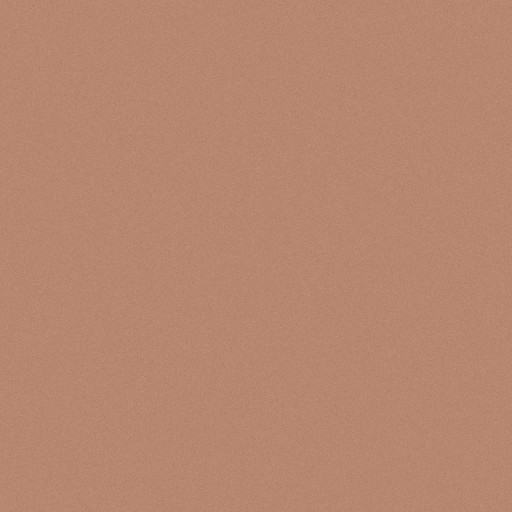
#> input picture examples/oldface/assets/head_albedo.jpg, 512 x 512 px, found by its file name; the run also reads 1 picture not shown here
$ python age_scan_textures.py ../../assets/head_albedo.jpg
#> lines starting #> are read from the running program, lines starting #| are printed output that depends on the picture; long printed decimals are rounded
import os
import sys
import math
import numpy as np
from PIL import Image

# 첫 버전 샘플(createAgedImages)의 노화 처리를 스캔 UV 공간에서 오프라인으로 수행한다.
# 좌표는 1024 알베도 레이아웃(원점 좌상) 기준, 출력은 2048 알베도 + 4096 디스플레이스먼트(주름 골 합성).
scratch = sys.argv[1]
scan_dir = os.path.join(scratch, "scan")
SIZE = 2048
SCALE = SIZE / 1024.0

def clamp(value, low, high):
    return np.minimum(np.maximum(value, low), high)

def smoothstep(edge0, edge1, value):
    normalized = clamp((value - edge0) / (edge1 - edge0), 0.0, 1.0)
    return normalized * normalized * (3.0 - 2.0 * normalized)

def mix(a, b, t):
    return a + (b - a) * t

def hash_noise(x, y):
    value = np.sin(x * 127.1 + y * 311.7) * 43758.5453
    return value - np.floor(value)

def value_noise(x, y):
    cell_x = np.floor(x)
    cell_y = np.floor(y)
    fraction_x = x - cell_x
    fraction_y = y - cell_y
    weight_x = fraction_x * fraction_x * (3.0 - 2.0 * fraction_x)
    weight_y = fraction_y * fraction_y * (3.0 - 2.0 * fraction_y)
    value00 = hash_noise(cell_x, cell_y)
    value10 = hash_noise(cell_x + 1.0, cell_y)
    value01 = hash_noise(cell_x, cell_y + 1.0)
    value11 = hash_noise(cell_x + 1.0, cell_y + 1.0)
    value_x0 = value00 + (value10 - value00) * weight_x
    value_x1 = value01 + (value11 - value01) * weight_x
    return value_x0 + (value_x1 - value_x0) * weight_y

# 1024 레이아웃 좌표 격자
grid_y, grid_x = np.mgrid[0:SIZE, 0:SIZE]
X = (grid_x + 0.5) / SCALE
Y = (grid_y + 0.5) / SCALE

def ellipse_mask(center_x, center_y, radius_x, radius_y):
    normalized_x = (X - center_x) / radius_x
    normalized_y = (Y - center_y) / radius_y
    distance = np.sqrt(normalized_x * normalized_x + normalized_y * normalized_y)
    return 1.0 - smoothstep(0.72, 1.0, distance)

random_seed = [7]
def next_random():
    random_seed[0] = (random_seed[0] * 16807) % 2147483647
    return random_seed[0] / 2147483647.0

def composite_patch(layer, x0, y0, alpha_patch):
    height, width = alpha_patch.shape
    x1 = x0 + width
    y1 = y0 + height
    if x0 >= SIZE or y0 >= SIZE or x1 <= 0 or y1 <= 0:
        return
    sx0 = max(0, -x0)
    sy0 = max(0, -y0)
    dx0 = max(0, x0)
    dy0 = max(0, y0)
    dx1 = min(SIZE, x1)
    dy1 = min(SIZE, y1)
    patch = alpha_patch[sy0:sy0 + (dy1 - dy0), sx0:sx0 + (dx1 - dx0)]
    region = layer[dy0:dy1, dx0:dx1]
    region += patch * (1.0 - region)

def draw_segment(layer, ax, ay, bx, by, width, alpha):
    # 둥근 끝의 선분 (좌표 / 폭은 2048 픽셀 단위)
    half = width * 0.5
    x0 = int(math.floor(min(ax, bx) - half - 1.5))
    y0 = int(math.floor(min(ay, by) - half - 1.5))
    x1 = int(math.ceil(max(ax, bx) + half + 1.5))
    y1 = int(math.ceil(max(ay, by) + half + 1.5))
    if x1 <= x0 or y1 <= y0:
        return
    py, px = np.mgrid[y0:y1, x0:x1]
    px = px + 0.5
    py = py + 0.5
    dx = bx - ax
    dy = by - ay
    length_squared = dx * dx + dy * dy
    if length_squared > 0.0:
        t = clamp(((px - ax) * dx + (py - ay) * dy) / length_squared, 0.0, 1.0)
    else:
        t = np.zeros_like(px)
    distance = np.sqrt((px - (ax + dx * t)) ** 2 + (py - (ay + dy * t)) ** 2)
    coverage = clamp(half + 0.5 - distance, 0.0, 1.0)
    composite_patch(layer, x0, y0, coverage * alpha)

wrinkle_seed = [0]
def stroke_wrinkle(layer, points, width, alpha, waviness):
    wrinkle_seed[0] += 1
    sample_count = 16
    samples = []
    for sample_index in range(sample_count + 1):
        t = sample_index / sample_count
        if len(points) == 3:
            x = (1 - t) * (1 - t) * points[0][0] + 2 * (1 - t) * t * points[1][0] + t * t * points[2][0]
            y = (1 - t) * (1 - t) * points[0][1] + 2 * (1 - t) * t * points[1][1] + t * t * points[2][1]
        else:
            x = points[0][0] + (points[1][0] - points[0][0]) * t
            y = points[0][1] + (points[1][1] - points[0][1]) * t
        samples.append([x, y])
    for sample_index in range(sample_count + 1):
        previous = samples[max(sample_index - 1, 0)]
        following = samples[min(sample_index + 1, sample_count)]
        tangent_x = following[0] - previous[0]
        tangent_y = following[1] - previous[1]
        tangent_length = math.sqrt(tangent_x * tangent_x + tangent_y * tangent_y) or 1.0
        noise = float(value_noise(wrinkle_seed[0] * 3.1 + sample_index * 0.55, wrinkle_seed[0] * 0.73)) - 0.5
        samples[sample_index][0] += -tangent_y / tangent_length * noise * waviness * 2
        samples[sample_index][1] += tangent_x / tangent_length * noise * waviness * 2
    for sample_index in range(sample_count):
        t = (sample_index + 0.5) / sample_count
        taper = 0.2 + 0.8 * math.pow(math.sin(t * math.pi), 0.6)
        a = samples[sample_index]
        b = samples[sample_index + 1]
        for width_factor, alpha_factor in ((5.0, 0.05), (2.6, 0.1), (1.0, 0.5)):
            draw_segment(layer, a[0] * SCALE, a[1] * SCALE, b[0] * SCALE, b[1] * SCALE, width * taper * width_factor * SCALE, alpha * taper * alpha_factor)

albedo = np.asarray(Image.open(os.path.join(scan_dir, "head_albedo.jpg")).convert("RGB").resize((SIZE, SIZE), Image.LANCZOS)).astype(np.float32) / 255.0
average_size = SIZE // 8
average = np.asarray(Image.open(os.path.join(scan_dir, "head_albedo.jpg")).convert("RGB").resize((average_size, average_size), Image.LANCZOS)).astype(np.float32) / 255.0

# 검버섯 레이어
spot_layer = np.zeros((SIZE, SIZE), dtype=np.float32)
spot_regions = [[512, 420, 290, 320], [512, 150, 340, 120], [512, 700, 250, 110], [250, 500, 190, 240], [774, 500, 190, 240]]
for spot_index in range(320):
    region = spot_regions[int(next_random() * len(spot_regions))]
    angle = next_random() * math.pi * 2
    reach = math.sqrt(next_random())
    spot_x = region[0] + math.cos(angle) * reach * region[2]
    spot_y = region[1] + math.sin(angle) * reach * region[3]
    spot_radius = 1.6 + next_random() * next_random() * 8
    spot_alpha = 0.25 + next_random() * 0.55
    ratio = 0.7 + next_random() * 0.5
    radius_pixels = spot_radius * SCALE
    x0 = int(math.floor(spot_x * SCALE - radius_pixels - 2))
    y0 = int(math.floor(spot_y * SCALE - radius_pixels - 2))
    extent = int(math.ceil(radius_pixels * 2 + 4))
    py, px = np.mgrid[y0:y0 + extent, x0:x0 + extent]
    u = (px + 0.5 - spot_x * SCALE)
    v = (py + 0.5 - spot_y * SCALE)
    cos_a = math.cos(angle)
    sin_a = math.sin(angle)
    ru = u * cos_a + v * sin_a
    rv = -u * sin_a + v * cos_a
    inside = np.sqrt((ru / radius_pixels) ** 2 + (rv / (radius_pixels * ratio)) ** 2) <= 1.0
    circular = np.sqrt(u * u + v * v) / radius_pixels
    gradient = np.where(circular < 0.55, 1.0 - (circular / 0.55) * 0.3, clamp((1.0 - circular) / 0.45, 0.0, 1.0) * 0.7)
    composite_patch(spot_layer, x0, y0, (gradient * spot_alpha * inside).astype(np.float32))

# 주름 레이어
wrinkle_layer = np.zeros((SIZE, SIZE), dtype=np.float32)
stroke_wrinkle(wrinkle_layer, [[392, 172], [512, 150], [640, 172]], 2.2, 0.7, 3.4)
stroke_wrinkle(wrinkle_layer, [[352, 200], [512, 176], [676, 200]], 2.5, 0.8, 3.2)
stroke_wrinkle(wrinkle_layer, [[404, 226], [512, 204], [616, 226]], 2.2, 0.68, 3.4)
stroke_wrinkle(wrinkle_layer, [[342, 232], [372, 226], [404, 230]], 1.5, 0.4, 2)
stroke_wrinkle(wrinkle_layer, [[620, 230], [652, 226], [684, 232]], 1.5, 0.4, 2)
stroke_wrinkle(wrinkle_layer, [[430, 246], [512, 232], [596, 246]], 1.4, 0.32, 2.6)
stroke_wrinkle(wrinkle_layer, [[430, 186], [470, 180], [510, 186]], 1.1, 0.24, 2)
stroke_wrinkle(wrinkle_layer, [[540, 212], [590, 206], [640, 212]], 1.1, 0.24, 2)
stroke_wrinkle(wrinkle_layer, [[497, 246], [494, 270], [500, 296]], 1.8, 0.55, 1)
stroke_wrinkle(wrinkle_layer, [[527, 246], [530, 270], [524, 296]], 1.8, 0.55, 1)
crow_feet = [[40, -15, 1.5, 0.5], [44, 3, 1.7, 0.55], [38, 21, 1.5, 0.5], [28, 34, 1.2, 0.3]]
for corner in ([372, -1], [655, 1]):
    for foot in crow_feet:
        stroke_wrinkle(wrinkle_layer, [[corner[0], 300], [corner[0] + corner[1] * foot[0] * 0.5, 300 + foot[1] * 0.5], [corner[0] + corner[1] * foot[0], 300 + foot[1]]], foot[2], foot[3], 1.2)
stroke_wrinkle(wrinkle_layer, [[395, 338], [440, 352], [485, 340]], 1.3, 0.35, 1.2)
stroke_wrinkle(wrinkle_layer, [[540, 340], [585, 352], [630, 338]], 1.3, 0.35, 1.2)
stroke_wrinkle(wrinkle_layer, [[400, 352], [440, 364], [480, 354]], 1.1, 0.22, 1.2)
stroke_wrinkle(wrinkle_layer, [[545, 354], [585, 364], [625, 352]], 1.1, 0.22, 1.2)
stroke_wrinkle(wrinkle_layer, [[462, 428], [444, 468], [450, 506]], 3.2, 0.5, 1.6)
stroke_wrinkle(wrinkle_layer, [[562, 428], [580, 468], [574, 506]], 3.2, 0.5, 1.6)
stroke_wrinkle(wrinkle_layer, [[442, 486], [434, 515], [438, 546]], 1.4, 0.2, 1.6)
stroke_wrinkle(wrinkle_layer, [[583, 486], [591, 515], [587, 546]], 1.4, 0.2, 1.6)
stroke_wrinkle(wrinkle_layer, [[468, 512], [512, 524], [556, 512]], 1.5, 0.35, 1.6)
for lip_x in (484, 496, 508, 520, 532, 542):
    stroke_wrinkle(wrinkle_layer, [[lip_x, 446], [lip_x, 462]], 1.1, 0.32, 0.6)
for neck_y in (694, 728):
    stroke_wrinkle(wrinkle_layer, [[392, neck_y - 6], [512, neck_y + 10], [636, neck_y - 6]], 2.2, 0.26, 3)

# 미세 잔주름 레이어
crinkle_layer = np.zeros((SIZE, SIZE), dtype=np.float32)
crinkle_regions = [[400, 425, 80, 70], [624, 425, 80, 70], [512, 190, 160, 55], [512, 720, 130, 60], [352, 305, 36, 36], [672, 305, 36, 36]]
for crinkle_index in range(1400):
    region = crinkle_regions[int(next_random() * len(crinkle_regions))]
    angle = next_random() * math.pi * 2
    reach = math.sqrt(next_random())
    start_x = region[0] + math.cos(angle) * reach * region[2]
    start_y = region[1] + math.sin(angle) * reach * region[3]
    direction = next_random() * math.pi
    length = 2 + next_random() * 3
    alpha = 0.03 + next_random() * 0.05
    draw_segment(crinkle_layer, start_x * SCALE, start_y * SCALE, (start_x + math.cos(direction) * length) * SCALE, (start_y + math.sin(direction) * length) * SCALE, 1.0 * SCALE, alpha)

# 알베도 픽셀 처리
background = albedo[int(8 * SCALE), int(8 * SCALE)]
#> background = [0.729, 0.541, 0.451]
background_distance = np.abs(albedo - background).sum(axis=2) * 255.0
skin_mask = smoothstep(6.0, 30.0, background_distance)
#> in smoothstep, `normalized = clamp((value - edge0) / (edge1 - edge0), 0.0, 1.0)`:
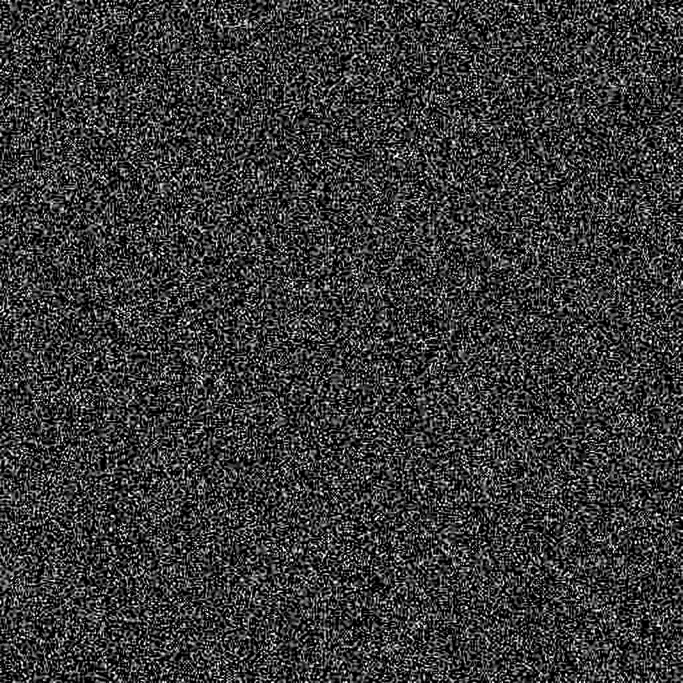
#> normalized: shape (2048, 2048) float32 (shown at 1/3 size); min 0, max 1, mean 0.225
red = albedo[..., 0].copy()
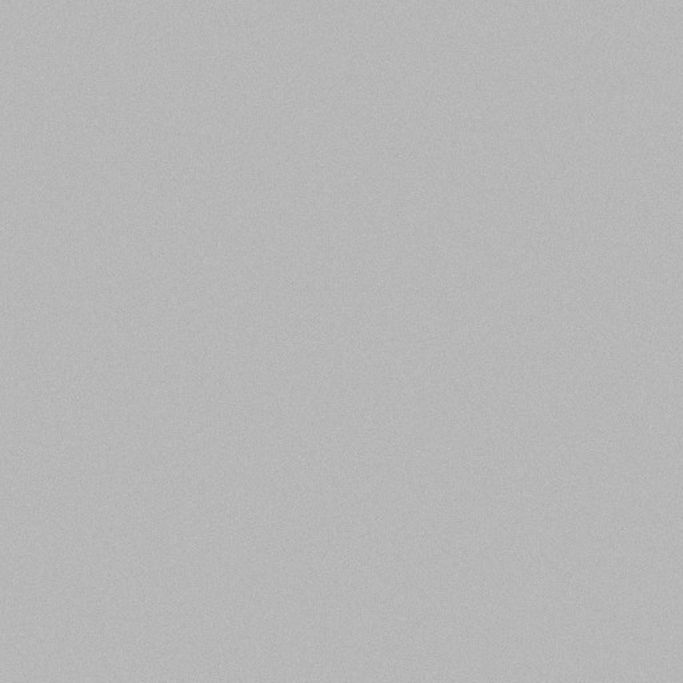
#> red: shape (2048, 2048) float32 (shown at 1/3 size); min 0.651, max 0.776, mean 0.716
green = albedo[..., 1].copy()
blue = albedo[..., 2].copy()
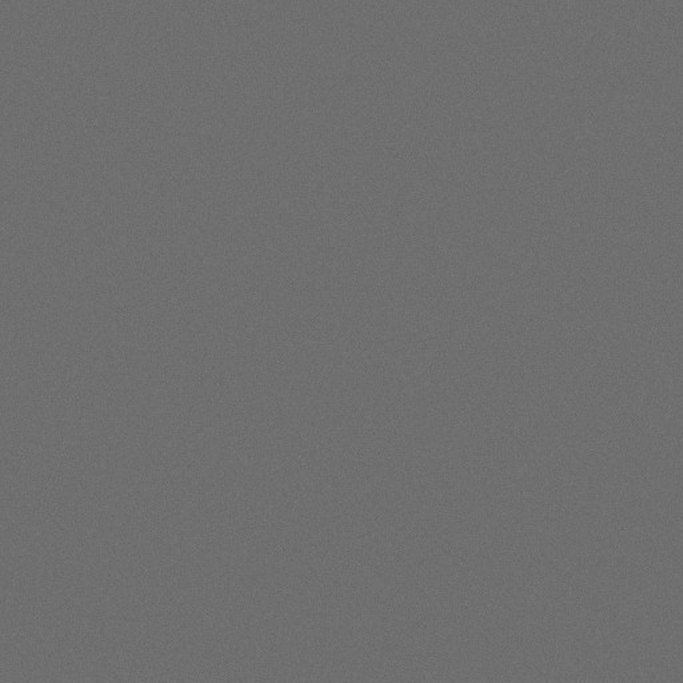
#> blue: shape (2048, 2048) float32 (shown at 1/3 size); min 0.373, max 0.498, mean 0.438
luminance = 0.299 * red + 0.587 * green + 0.114 * blue
maximum_channel = np.maximum(red, np.maximum(green, blue))
minimum_channel = np.minimum(red, np.minimum(green, blue))
saturation = np.where(maximum_channel > 0, (maximum_channel - minimum_channel) / np.maximum(maximum_channel, 1e-6), 0.0)
local = average[grid_y >> 3, grid_x >> 3]
local_luminance = 0.299 * local[..., 0] + 0.587 * local[..., 1] + 0.114 * local[..., 2]

stubble_mask = ellipse_mask(512, 600, 228, 190) * (1.0 - ellipse_mask(512, 415, 88, 40)) * (1.0 - ellipse_mask(512, 472, 78, 30))
brow_mask = np.maximum(ellipse_mask(430, 272, 80, 34), ellipse_mask(596, 272, 80, 34))
darkness = clamp((local_luminance - luminance) / 0.2, 0.0, 1.0)
low_saturation = clamp((0.42 - saturation) / 0.3, 0.0, 1.0)
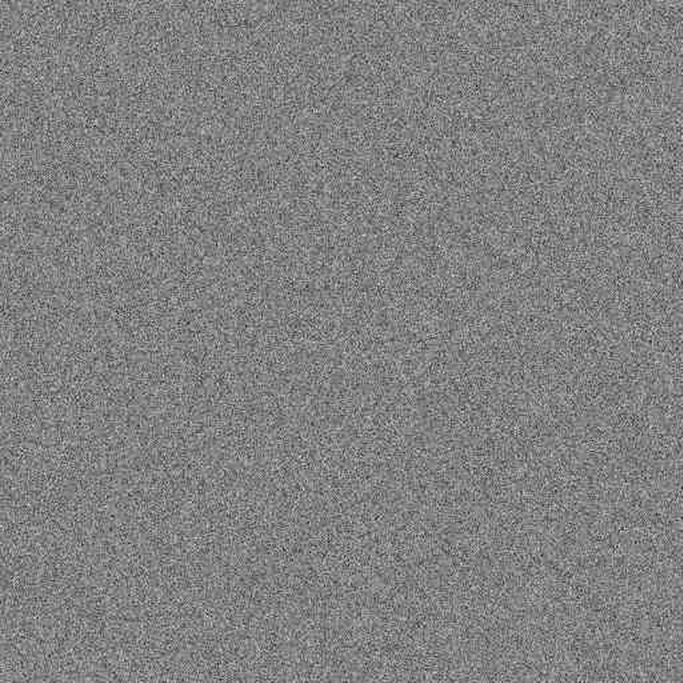
#> low_saturation: shape (2048, 2048) float32 (shown at 1/3 size); min 0, max 0.205, mean 0.104; drawn with min black and max white
hair_amount = darkness * (0.35 + 0.65 * low_saturation)
hair_mask = np.maximum(stubble_mask * 0.95, brow_mask * 0.85)
gray_level = 0.8 - darkness * 0.2
hair_blend = hair_amount * hair_mask
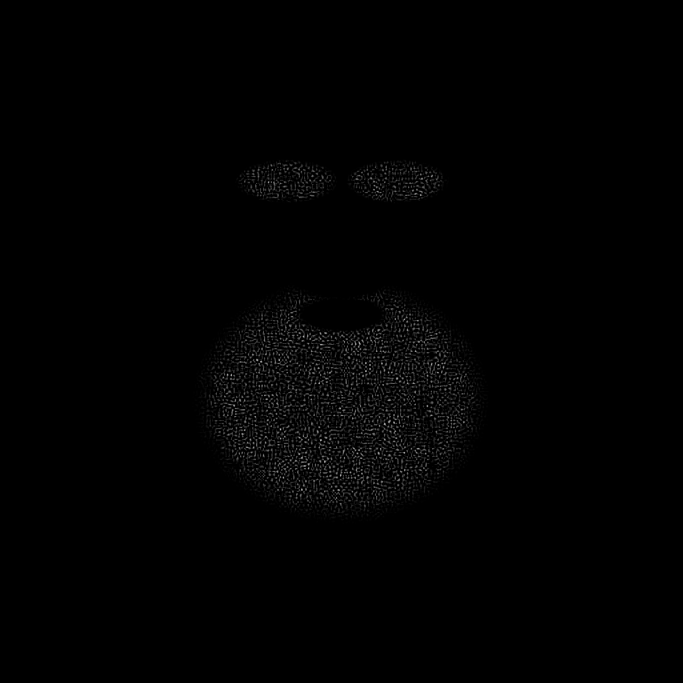
#> hair_blend: shape (2048, 2048) float64 (shown at 1/3 size); min 0, max 0.0804, mean 0.000627; drawn with min black and max white
red = mix(red, gray_level * 0.92, hair_blend)
green = mix(green, gray_level * 0.9, hair_blend)
blue = mix(blue, gray_level * 0.88, hair_blend)

gray = 0.299 * red + 0.587 * green + 0.114 * blue
red = mix(red, gray, 0.12) * 0.97
green = mix(green, gray, 0.12) * 0.95 * 0.97
blue = mix(blue, gray, 0.12) * 0.905 * 0.97

blotch_noise = value_noise(X / 55.0, Y / 55.0) * 0.6 + value_noise(X / 23.0 + 7.0, Y / 23.0 + 3.0) * 0.4
emphasis = np.maximum(ellipse_mask(512, 400, 130, 120), np.maximum(ellipse_mask(400, 425, 120, 100), ellipse_mask(624, 425, 120, 100)))
blotch = smoothstep(0.55, 0.8, blotch_noise) * (0.3 + 0.7 * emphasis) * 0.8
red = mix(red, red * 1.22, blotch)
green = mix(green, green * 0.88, blotch)
blue = mix(blue, blue * 0.84, blotch)

red = mix(red, red * 0.55, spot_layer)
green = mix(green, green * 0.42, spot_layer)
blue = mix(blue, blue * 0.34, spot_layer)

red = red * (1.0 - wrinkle_layer * 0.06)
green = green * (1.0 - wrinkle_layer * 0.09)
blue = blue * (1.0 - wrinkle_layer * 0.1)

lip_mask = ellipse_mask(512, 472, 76, 27)
red = mix(red, red * 0.95, lip_mask * 0.45)
green = mix(green, green * 1.12, lip_mask * 0.45)
blue = mix(blue, blue * 1.1, lip_mask * 0.45)
eye_shadow_mask = np.maximum(ellipse_mask(432, 336, 78, 32), ellipse_mask(594, 336, 78, 32))
red = red * mix(1.0, 0.9, eye_shadow_mask * 0.6)
green = green * mix(1.0, 0.86, eye_shadow_mask * 0.6)
#> in mix (call 17), `return a + (b - a) * t`:
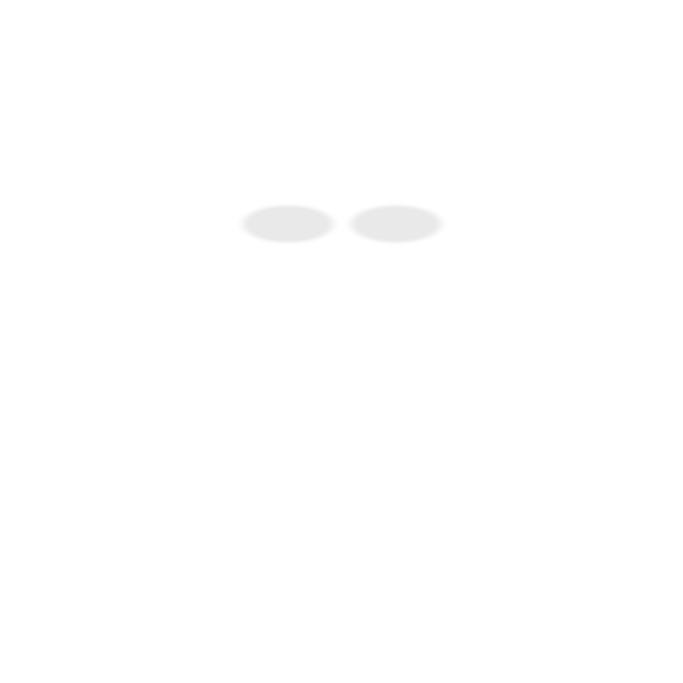
#> returned value: shape (2048, 2048) float64 (shown at 1/3 size); min 0.916, max 1, mean 0.999
blue = blue * mix(1.0, 0.9, eye_shadow_mask * 0.6)

aged = np.stack([red, green, blue], axis=-1)
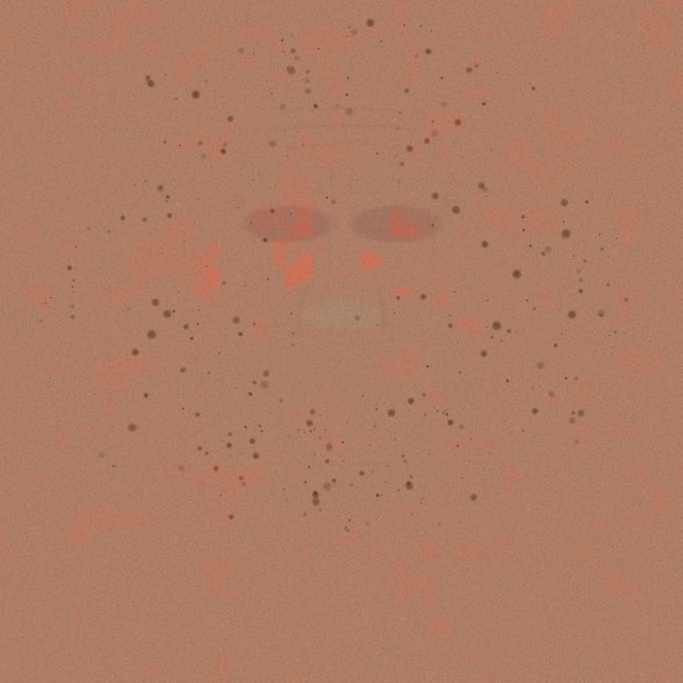
#> aged: shape (2048, 2048, 3) float64 (shown at 1/3 size); mean of channels 0, 1, 2 0.682, 0.488, 0.395; drawn as R, G, B
aged = albedo + (clamp(aged, 0.0, 1.0) - albedo) * skin_mask[..., None]
aged_image = Image.fromarray(np.clip(aged * 255.0 + 0.5, 0, 255).astype(np.uint8), "RGB")
aged_image.save(os.path.join(scan_dir, "aged_albedo_preview.jpg"), "JPEG", quality=92)
aged_image.transpose(Image.FLIP_TOP_BOTTOM).save(os.path.join(scan_dir, "aged_albedo_flipped.png"))

# 디스플레이스먼트: 주름 / 잔주름을 골로 합성
displacement = np.asarray(Image.open(os.path.join(scan_dir, "head_displacement.jpg")).convert("L")).astype(np.float32) / 255.0
wrinkle_4k = np.asarray(Image.fromarray(wrinkle_layer).resize((4096, 4096), Image.BILINEAR))
crinkle_4k = np.asarray(Image.fromarray(crinkle_layer).resize((4096, 4096), Image.BILINEAR))
displacement = clamp(displacement - wrinkle_4k * 0.3 - crinkle_4k * 0.12, 0.0, 1.0)
displacement_image = Image.fromarray(np.clip(displacement * 255.0 + 0.5, 0, 255).astype(np.uint8), "L")
displacement_image.transpose(Image.FLIP_TOP_BOTTOM).save(os.path.join(scan_dir, "aged_displacement_flipped.png"))
print("AGED", "wrinkle max", float(wrinkle_layer.max()), "spot max", float(spot_layer.max()), "skin coverage", float(skin_mask.mean()))
#| AGED wrinkle max 0.7182 spot max 0.8743 skin coverage 0.1953
